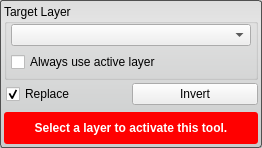
<?xml version="1.0" encoding="UTF-8"?>
<ui version="4.0">
 <class>InvertToolInterface</class>
 <widget class="QWidget" name="InvertToolInterface">
  <property name="geometry">
   <rect>
    <x>0</x>
    <y>0</y>
    <width>262</width>
    <height>148</height>
   </rect>
  </property>
  <property name="sizePolicy">
   <sizepolicy hsizetype="Preferred" vsizetype="Fixed">
    <horstretch>0</horstretch>
    <verstretch>0</verstretch>
   </sizepolicy>
  </property>
  <property name="minimumSize">
   <size>
    <width>0</width>
    <height>65</height>
   </size>
  </property>
  <property name="maximumSize">
   <size>
    <width>16777215</width>
    <height>16777215</height>
   </size>
  </property>
  <property name="windowTitle">
   <string>Invert Tool</string>
  </property>
  <property name="styleSheet">
   <string notr="true">QWidget#InvertToolInterface{
	border-radius: 3px;
	border: 1px solid rgb(80, 80,80);
	background-color: qlineargradient(spread:pad, x1:0.5, y1:0, x2:0.5, y2:0.960227, stop:0 rgba(221, 221, 221, 255), stop:0.155779 rgba(228, 228, 228, 255), stop:1 rgba(202, 204, 204, 255));      
}</string>
  </property>
  <layout class="QVBoxLayout" name="verticalLayout">
   <property name="spacing">
    <number>2</number>
   </property>
   <property name="margin">
    <number>4</number>
   </property>
   <item>
    <widget class="QGroupBox" name="target_groupbox_">
     <property name="minimumSize">
      <size>
       <width>0</width>
       <height>76</height>
      </size>
     </property>
     <property name="maximumSize">
      <size>
       <width>16777215</width>
       <height>76</height>
      </size>
     </property>
     <property name="title">
      <string>Target Layer</string>
     </property>
     <layout class="QVBoxLayout" name="verticalLayout_4">
      <property name="spacing">
       <number>6</number>
      </property>
      <property name="leftMargin">
       <number>4</number>
      </property>
      <property name="topMargin">
       <number>0</number>
      </property>
      <property name="rightMargin">
       <number>4</number>
      </property>
      <property name="bottomMargin">
       <number>4</number>
      </property>
      <item>
       <widget class="QtUtils::QtDropableComboBox" name="target_layer_">
        <property name="sizePolicy">
         <sizepolicy hsizetype="Ignored" vsizetype="Fixed">
          <horstretch>0</horstretch>
          <verstretch>0</verstretch>
         </sizepolicy>
        </property>
       </widget>
      </item>
      <item>
       <widget class="QWidget" name="widget" native="true">
        <property name="minimumSize">
         <size>
          <width>0</width>
          <height>20</height>
         </size>
        </property>
        <layout class="QHBoxLayout" name="horizontalLayout_2">
         <property name="spacing">
          <number>0</number>
         </property>
         <property name="margin">
          <number>0</number>
         </property>
         <item>
          <widget class="QCheckBox" name="use_active_layer_">
           <property name="text">
            <string>Always use active layer</string>
           </property>
          </widget>
         </item>
        </layout>
       </widget>
      </item>
     </layout>
    </widget>
   </item>
   <item>
    <widget class="QWidget" name="replaceRunWidget" native="true">
     <property name="minimumSize">
      <size>
       <width>0</width>
       <height>32</height>
      </size>
     </property>
     <property name="maximumSize">
      <size>
       <width>16777215</width>
       <height>32</height>
      </size>
     </property>
     <layout class="QHBoxLayout" name="horizontalLayout" stretch="1,1">
      <property name="spacing">
       <number>0</number>
      </property>
      <property name="leftMargin">
       <number>2</number>
      </property>
      <property name="topMargin">
       <number>0</number>
      </property>
      <property name="rightMargin">
       <number>0</number>
      </property>
      <property name="bottomMargin">
       <number>0</number>
      </property>
      <item>
       <widget class="QCheckBox" name="replace_checkbox_">
        <property name="text">
         <string>Replace</string>
        </property>
        <property name="checked">
         <bool>true</bool>
        </property>
       </widget>
      </item>
      <item>
       <widget class="QPushButton" name="execute_button_">
        <property name="text">
         <string>Invert</string>
        </property>
       </widget>
      </item>
     </layout>
    </widget>
   </item>
   <item>
    <widget class="QWidget" name="message_alert_" native="true">
     <property name="minimumSize">
      <size>
       <width>0</width>
       <height>32</height>
      </size>
     </property>
     <property name="styleSheet">
      <string notr="true">QLabel#message_{
	color: white;
	font: bold;
}

QWidget#message_alert_{
	border-radius: 3px;
	background-color: red;
}</string>
     </property>
     <layout class="QHBoxLayout" name="horizontalLayout_4">
      <property name="spacing">
       <number>0</number>
      </property>
      <property name="margin">
       <number>4</number>
      </property>
      <item>
       <widget class="QLabel" name="message_">
        <property name="text">
         <string>Select a layer to activate this tool.</string>
        </property>
        <property name="alignment">
         <set>Qt::AlignCenter</set>
        </property>
        <property name="wordWrap">
         <bool>true</bool>
        </property>
       </widget>
      </item>
     </layout>
    </widget>
   </item>
  </layout>
 </widget>
 <customwidgets>
  <customwidget>
   <class>QtUtils::QtDropableComboBox</class>
   <extends>QComboBox</extends>
   <header location="global">QtUtils/Widgets/QtDropableComboBox.h</header>
  </customwidget>
 </customwidgets>
 <resources/>
 <connections/>
</ui>
